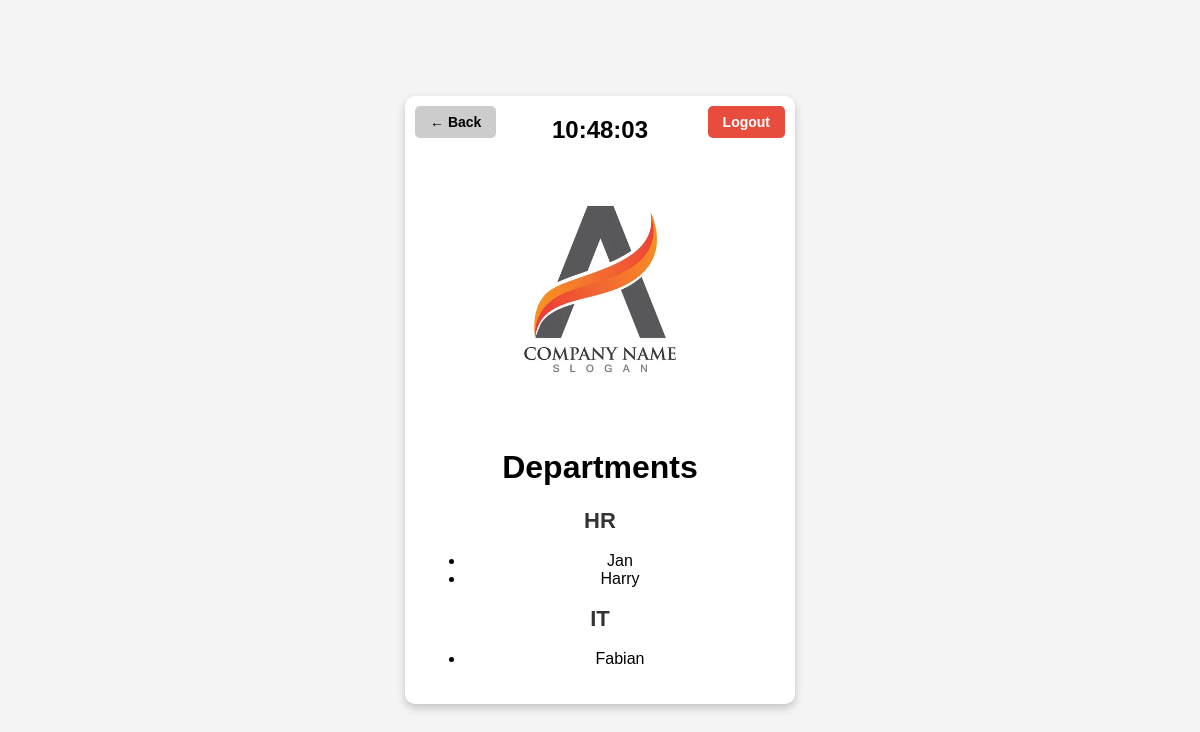
Screenshot of /departments/ with the database file from the repository.
### employees/models.py (models this page shows, shortened)
class Department(models.Model):
    Department_name = models.CharField(max_length=100, default='General')

class Employee(AbstractBaseUser):
    employee_id = models.CharField(max_length=6, unique=True)
    name = models.CharField(max_length=100)
    passcode = models.CharField(max_length=6)
    department = models.ForeignKey(
        Department,
        on_delete=models.CASCADE,
        related_name='employees',
        null=False,
        default=""
    )
    is_manager = models.BooleanField(default=False)
    archived = models.BooleanField(default=False)
    archive_date = models.DateTimeField(null=True, blank=True)
    objects = EmployeeManager()
    USERNAME_FIELD = 'employee_id'
    REQUIRED_FIELDS = ['name']

### employees/views.py (the view)
# urls.py: path('departments/',views.department_list, name='departments'),
def department_list(request):
    departments = Department.objects.prefetch_related('employees').all()
    return render(request, 'departments.html', {'departments': departments})

### employees/templates/employees/departments.html (shortened to what this page needs)
<!DOCTYPE html>
<html lang="en">
<head>
    {% load static %}
</head>
<body>
    <div class="wrapper">
        <div class="box">
            <a href="javascript:window.history.back();" class="back-btn">← Back</a>
            <a href="{% url 'logout' %}" class="logout-btn">Logout</a>
            <div class="clock" id="clock">00:00:00</div>
            <img src="{% static 'images/logo.jpg' %}" alt="Company Logo" class="logo">
        <body>
            <h1>Departments</h1>
            {% for department in departments %}
                <h2>{{ department.Department_name }}</h2>
                <ul>
                    {% for employee in department.employees.all %}
                        <li>{{ employee.name }}</li>
                    {% endfor %}
                </ul>
            {% endfor %}
        </body>
        </html>

### employees/templates/employees/departments.html (style rules this page uses)
body { font-family: Arial, sans-serif; background-color: #f4f4f4; display: flex; justify-content: center; align-items: center; height: 100vh; margin: 0; }
.wrapper { display: flex; flex-direction: column; align-items: center; text-align: center; }
.box { background: white; padding: 20px; border-radius: 10px; box-shadow: 0 4px 8px rgba(0, 0, 0, 0.2); width: 350px; text-align: center; position: relative; }
.clock { font-size: 24px; font-weight: bold; margin-bottom: 20px; }
.logo { width: auto; height: 250px; margin-bottom: 10px; }
h2 { color: #333; font-size: 22px; }
.logout-btn { position: absolute; top: 10px; right: 10px; background-color: #e74c3c; color: white; padding: 8px 15px; border-radius: 5px; text-decoration: none; font-size: 14px; font-weight: bold; }
.back-btn { position: absolute; top: 10px; left: 10px; background-color: #ccc; color: black; padding: 8px 15px; border-radius: 5px; text-decoration: none; font-size: 14px; font-weight: bold; }

### rows the page displays
Department: Department_name "HR"
Employee: name "Jan"
Employee: name "Harry"
Department: Department_name "IT"
Employee: name "Fabian"
